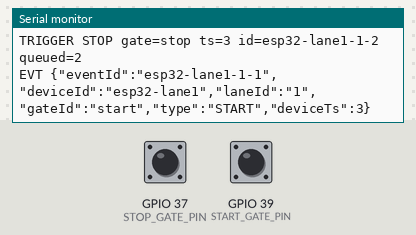
Bench run of a sketch on a simulated ESP32. Shown: the last lines printed to the serial monitor. The inputs (shaded band) are chosen by the test bench; at power-on: GPIO 37 (STOP_GATE_PIN) LOW, GPIO 39 (START_GATE_PIN) LOW. EEPROM starts erased.

Above: at 1.2 s.
1.3 s: GPIO 37 (STOP_GATE_PIN) pulled HIGH for 0.15 s
At 1.9 s:
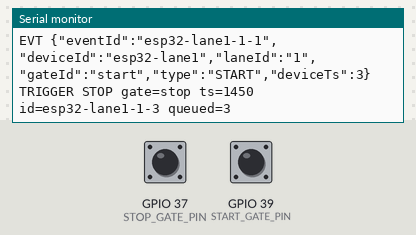
2.9 s: GPIO 39 (START_GATE_PIN) pulled HIGH for 0.15 s
At 3.8 s:
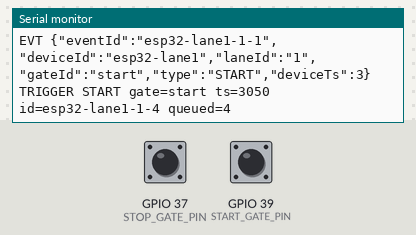
4.5 s: GPIO 37 (STOP_GATE_PIN) pulled HIGH for 1 s
At 5.9 s:
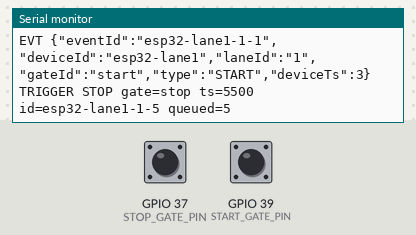

Measured:
- after the input at 1.3 s, the serial monitor: prints a new line after 0.15 s (image 1)
- after the input at 2.9 s, the serial monitor: prints a new line after 0.15 s (image 2)
- after the input at 4.5 s, the serial monitor: prints a new line after 1.0 s (image 3)

The sketch:

lane_timer.ino
```cpp
// Lane timer — Arduino IDE sketch.
//
// Behaviourally identical to firmware/src/main.cpp (the PlatformIO build).
// Two deliberate differences, both forced by the Arduino IDE:
//
//   1. config.h is included FIRST, because the Arduino IDE has no build flags,
//      so TRANSPORT_HTTP is defined in config.h rather than platformio.ini and
//      must be visible before the conditional includes below.
//   2. Internals are `static` instead of living in an anonymous namespace,
//      because the IDE's automatic prototype insertion is unreliable around
//      anonymous namespaces in a .ino file.
//
// Keep this in sync with firmware/src/main.cpp. gate_logic.h in this folder is
// a byte-identical copy of firmware/include/gate_logic.h; run
// firmware/arduino/check-sync.sh to verify it has not drifted.
//
// Requires: ESP32 board support, and ArduinoJson v7 (v6 will NOT compile —
// see README.md in this folder).

#include "config.h"

#include <Arduino.h>
#include <ArduinoJson.h>
#if defined(TRANSPORT_HTTP)
#include <HTTPClient.h>
#include <WiFi.h>
#include <WiFiClientSecure.h>
#endif
#include <Preferences.h>
#include "gate_logic.h"

using gate_logic::DEBOUNCE_MS;
using gate_logic::QUEUE_CAPACITY;
using gate_logic::RETRY_MIN_MS;

enum class GateType { START, CHECKPOINT, STOP };

struct Gate {
  int pin;
  const char* id;
  GateType type;
  bool wasActive;
  uint32_t lastTriggerMs;
};

struct Event {
  char eventId[96];
  char gateId[24];
  GateType type;
  uint32_t deviceTs;
  uint32_t retryAtMs;
  uint32_t backoffMs;
};

static const int checkpointPins[] = CHECKPOINT_GATE_PINS;
static const char* checkpointIds[] = CHECKPOINT_GATE_IDS;
static Gate gates[2 + CHECKPOINT_GATE_COUNT];
static Event queue[QUEUE_CAPACITY];
static volatile size_t queueHead = 0;
static volatile size_t queueSize = 0;
static uint32_t bootCount = 0;
static uint32_t sequenceNumber = 0;
#if defined(TRANSPORT_HTTP)
static uint32_t lastWifiAttemptMs = 0;
#endif
static uint32_t lastLedToggleMs = 0;
static bool ledOn = false;
static Preferences preferences;
static portMUX_TYPE queueMux = portMUX_INITIALIZER_UNLOCKED;

static const char* typeName(GateType type) {
  switch (type) {
    case GateType::START: return "START";
    case GateType::CHECKPOINT: return "CHECKPOINT";
    case GateType::STOP: return "STOP";
  }
  return "UNKNOWN";
}

static void setLed(bool on) {
  if (STATUS_LED_PIN < 0) return;
  ledOn = on;
  digitalWrite(STATUS_LED_PIN, on == STATUS_LED_ACTIVE_HIGH ? HIGH : LOW);
}

static void updateLed(uint32_t now) {
#if defined(TRANSPORT_HTTP)
  if (WiFi.status() != WL_CONNECTED) {
    if (now - lastLedToggleMs >= 125) { lastLedToggleMs = now; setLed(!ledOn); }
  } else
#endif
  if (queueSize > 0) {
    if (now - lastLedToggleMs >= 500) { lastLedToggleMs = now; setLed(!ledOn); }
  } else {
    setLed(true);
  }
}

#if defined(TRANSPORT_HTTP)
static void connectWifi(uint32_t now) {
  if (WiFi.status() == WL_CONNECTED || now - lastWifiAttemptMs < 5000) return;
  lastWifiAttemptMs = now;
  Serial.printf("WiFi reconnect attempt to %s\n", WIFI_SSID);
  WiFi.begin(WIFI_SSID, WIFI_PASS);
}
#endif

static bool enqueue(const Gate& gate, uint32_t timestamp) {
  portENTER_CRITICAL(&queueMux);
  if (queueSize == QUEUE_CAPACITY) {
    portEXIT_CRITICAL(&queueMux);
    Serial.println("ERROR queue full; trigger cannot be retained");
    return false;
  }
  Event& event = queue[(queueHead + queueSize) % QUEUE_CAPACITY];
  sequenceNumber += 1;
  if (!gate_logic::formatEventId(event.eventId, sizeof(event.eventId), DEVICE_ID, bootCount,
                                sequenceNumber)) {
    portEXIT_CRITICAL(&queueMux);
    Serial.println("ERROR event ID exceeds buffer; trigger cannot be retained");
    return false;
  }
  strlcpy(event.gateId, gate.id, sizeof(event.gateId));
  event.type = gate.type;
  event.deviceTs = timestamp;
  event.retryAtMs = timestamp;
  event.backoffMs = RETRY_MIN_MS;
  queueSize += 1;
  const size_t queued = queueSize;
  portEXIT_CRITICAL(&queueMux);
  Serial.printf("TRIGGER %s gate=%s ts=%lu id=%s queued=%u\n", typeName(gate.type), gate.id,
                static_cast<unsigned long>(timestamp), event.eventId, static_cast<unsigned>(queued));
  return true;
}

static void pollGates(uint32_t now) {
  for (Gate& gate : gates) {
    if (gate.pin < 0) continue;
    const bool active = digitalRead(gate.pin) == GATE_ACTIVE_LEVEL;
    if (active && !gate.wasActive &&
        gate_logic::elapsedAtLeast(now, gate.lastTriggerMs, DEBOUNCE_MS)) {
      gate.lastTriggerMs = now;
      enqueue(gate, now);
    }
    gate.wasActive = active;
  }
}

static void discardHead(const char* eventId) {
  portENTER_CRITICAL(&queueMux);
  if (queueSize > 0 && strcmp(queue[queueHead].eventId, eventId) == 0) {
    queueHead = (queueHead + 1) % QUEUE_CAPACITY;
    queueSize -= 1;
  }
  portEXIT_CRITICAL(&queueMux);
}

static void scheduleRetry(const Event& attempted, uint32_t now, const char* reason) {
  const uint32_t delayMs = attempted.backoffMs;
  portENTER_CRITICAL(&queueMux);
  if (queueSize > 0 && strcmp(queue[queueHead].eventId, attempted.eventId) == 0) {
    queue[queueHead].retryAtMs = now + delayMs;
    queue[queueHead].backoffMs = gate_logic::nextBackoff(delayMs);
  }
  portEXIT_CRITICAL(&queueMux);
  Serial.printf("POST %s failed (%s); retry in %lu ms\n", attempted.eventId, reason,
                static_cast<unsigned long>(delayMs));
}

#if defined(TRANSPORT_HTTP)
static void drainQueue(uint32_t now) {
  if (queueSize == 0 || WiFi.status() != WL_CONNECTED) return;
  Event event;
  portENTER_CRITICAL(&queueMux);
  if (queueSize == 0) { portEXIT_CRITICAL(&queueMux); return; }
  event = queue[queueHead];
  portEXIT_CRITICAL(&queueMux);
  if (!gate_logic::deadlineReached(now, event.retryAtMs)) return;

  JsonDocument document;
  document["eventId"] = event.eventId;
  document["deviceId"] = DEVICE_ID;
  document["laneId"] = LANE_ID;
  document["gateId"] = event.gateId;
  document["type"] = typeName(event.type);
  document["deviceTs"] = event.deviceTs;
  String payload;
  serializeJson(document, payload);

  HTTPClient http;
  WiFiClientSecure client;
  client.setCACert(API_ROOT_CA);
  String url = String(API_BASE_URL) + "/gate-events";
  if (!http.begin(client, url)) { scheduleRetry(event, now, "http begin"); return; }
  http.addHeader("Content-Type", "application/json");
  http.addHeader("X-Device-Key", DEVICE_KEY);
  const int status = http.POST(payload);
  const String response = status > 0 ? http.getString() : "";
  http.end();

  if (gate_logic::shouldRetryHttpStatus(status)) {
    scheduleRetry(event, now, status <= 0 ? "transport" : "server 5xx");
    return;
  }
  Serial.printf("POST %s HTTP %d %s — final, dropping queue item\n", event.eventId, status,
                response.c_str());
  discardHead(event.eventId); // Any 2xx/4xx is semantic/final; retry only transport/5xx.
}
#else
static void emitSerialHead(uint32_t now) {
  if (queueSize == 0) return;
  Event event;
  portENTER_CRITICAL(&queueMux);
  if (queueSize == 0) { portEXIT_CRITICAL(&queueMux); return; }
  event = queue[queueHead];
  portEXIT_CRITICAL(&queueMux);
  if (!gate_logic::deadlineReached(now, event.retryAtMs) || Serial.availableForWrite() < 64) return;

  JsonDocument document;
  document["eventId"] = event.eventId;
  document["deviceId"] = DEVICE_ID;
  document["laneId"] = LANE_ID;
  document["gateId"] = event.gateId;
  document["type"] = typeName(event.type);
  document["deviceTs"] = event.deviceTs;
  Serial.print("EVT ");
  serializeJson(document, Serial);
  Serial.println();
  portENTER_CRITICAL(&queueMux);
  if (queueSize > 0 && strcmp(queue[queueHead].eventId, event.eventId) == 0) {
    queue[queueHead].retryAtMs = now + RETRY_MIN_MS;
  }
  portEXIT_CRITICAL(&queueMux);
}

static void readSerialAcks() {
  static char line[128];
  static size_t length = 0;
  while (Serial.available() > 0) {
    const char c = static_cast<char>(Serial.read());
    if (c == '\n') {
      line[length] = '\0';
      if (strncmp(line, "ACK ", 4) == 0) {
        const char* eventId = line + 4;
        Event head;
        bool matches = false;
        portENTER_CRITICAL(&queueMux);
        if (queueSize > 0) { head = queue[queueHead]; matches = strcmp(head.eventId, eventId) == 0; }
        portEXIT_CRITICAL(&queueMux);
        if (matches) { discardHead(eventId); Serial.printf("ACKED %s\n", eventId); }
      }
      length = 0;
    } else if (c != '\r') {
      if (length + 1 < sizeof(line)) line[length++] = c;
      else length = 0;
    }
  }
}
#endif

static void configureGates() {
  gates[0] = { START_GATE_PIN, "start", GateType::START, false, UINT32_MAX - DEBOUNCE_MS };
  gates[1] = { STOP_GATE_PIN, "stop", GateType::STOP, false, UINT32_MAX - DEBOUNCE_MS };
  for (size_t i = 0; i < CHECKPOINT_GATE_COUNT; i++) {
    gates[2 + i] = { checkpointPins[i], checkpointIds[i], GateType::CHECKPOINT,
                     false, UINT32_MAX - DEBOUNCE_MS };
  }
  for (Gate& gate : gates) {
    if (gate.pin >= 0) pinMode(gate.pin, GATE_INPUT_MODE);
  }
}

static void networkTask(void*) {
  for (;;) {
    const uint32_t now = millis();
#if defined(TRANSPORT_HTTP)
    connectWifi(now);
    drainQueue(now);
#else
    readSerialAcks();
    emitSerialHead(now);
#endif
    updateLed(now);
    vTaskDelay(pdMS_TO_TICKS(2));
  }
}

void setup() {
  Serial.begin(115200);
  preferences.begin("robo-compet", false);
  bootCount = preferences.getUInt("bootCount", 0) + 1;
  preferences.putUInt("bootCount", bootCount);
  preferences.end();
  Serial.printf("Boot device=%s lane=%s bootCount=%lu\n", DEVICE_ID, LANE_ID,
                static_cast<unsigned long>(bootCount));

  if (STATUS_LED_PIN >= 0) { pinMode(STATUS_LED_PIN, OUTPUT); setLed(false); }
  configureGates();
#if defined(TRANSPORT_HTTP)
  WiFi.mode(WIFI_STA);
  WiFi.setAutoReconnect(true);
  WiFi.begin(WIFI_SSID, WIFI_PASS);
#else
  Serial.println("Transport=SERIAL; waiting for laptop bridge ACKs");
#endif
  xTaskCreatePinnedToCore(networkTask, "gate-network", 8192, nullptr, 1, nullptr, 0);
}

void loop() {
  const uint32_t now = millis();
  pollGates(now); // Network work runs on the other core and cannot delay capture.
  delay(1);
}
```

gate_logic.h
```cpp
#pragma once

#include <cstddef>
#include <cstdint>
#include <cstdio>

namespace gate_logic {

constexpr uint32_t DEBOUNCE_MS = 100;
constexpr std::size_t QUEUE_CAPACITY = 64;
constexpr uint32_t RETRY_MIN_MS = 1000;
constexpr uint32_t RETRY_MAX_MS = 30000;

inline bool elapsedAtLeast(uint32_t now, uint32_t then, uint32_t interval) {
  return static_cast<uint32_t>(now - then) >= interval;
}

inline bool deadlineReached(uint32_t now, uint32_t deadline) {
  return static_cast<int32_t>(now - deadline) >= 0;
}

inline uint32_t nextBackoff(uint32_t current) {
  if (current >= RETRY_MAX_MS / 2) return RETRY_MAX_MS;
  return current * 2;
}

inline bool shouldRetryHttpStatus(int status) {
  return status <= 0 || status >= 500;
}

inline bool formatEventId(char* output, std::size_t outputSize, const char* deviceId,
                          uint32_t bootCount, uint32_t sequenceNumber) {
  const int written = std::snprintf(output, outputSize, "%s-%lu-%lu", deviceId,
                                    static_cast<unsigned long>(bootCount),
                                    static_cast<unsigned long>(sequenceNumber));
  return written >= 0 && static_cast<std::size_t>(written) < outputSize;
}

}  // namespace gate_logic
```

config.h
```cpp
#pragma once

// Bench-rig config for the Arduino IDE sketch: M5Stack Fire, front-panel
// buttons standing in for the lane sensors.
//
// This is a test harness, NOT a competition config. Button presses are
// hand-timed, so the elapsed times mean nothing. The rig exists to exercise
// arming, START/STOP transitions, event IDs, the retry queue, deduplication,
// and the laptop bridge on real hardware before sensors exist.

// ---------------------------------------------------------------------------
// Transport. The Arduino IDE has no build flags, so pick one here.
// Commented out  -> serial transport (no WiFi; the laptop bridge ACKs events).
// Uncommented    -> HTTPS POST directly to the API.
// ---------------------------------------------------------------------------
// #define TRANSPORT_HTTP 1

// Required only when TRANSPORT_HTTP is enabled above.
#define WIFI_SSID "<venue-wifi>"
#define WIFI_PASS "<venue-password>"
#define API_BASE_URL "https://api.example.com"
// PEM root CA that signs the API certificate. Use adjacent quoted lines with \n.
#define API_ROOT_CA "-----BEGIN CERTIFICATE-----\n" \
                    "<api-root-ca-pem>\n" \
                    "-----END CERTIFICATE-----\n"

// Kept as esp32-lane1 so the existing backend LANES and DEVICE_KEYS entries
// work unchanged. Using a distinct ID means adding it to both on the server.
#define DEVICE_ID "esp32-lane1"
// Required only when TRANSPORT_HTTP is enabled. For serial, the key stays on
// the laptop and never reaches the device.
#define DEVICE_KEY "<random-device-key>"
#define LANE_ID "1"

// The Fire's ten status LEDs are SK6812 addressable parts on G15 and cannot be
// driven by digitalWrite. Disabled; watch the Serial Monitor for status.
#define STATUS_LED_PIN -1
#define STATUS_LED_ACTIVE_HIGH true

// The buttons pull to ground and the Fire carries external pull-ups.
// GPIO 37/38/39 are input-only and have NO internal pull-up, so this must stay
// INPUT — INPUT_PULLUP would compile and silently do nothing on these pins.
#define GATE_ACTIVE_LEVEL LOW
#define GATE_INPUT_MODE INPUT

#define START_GATE_PIN 39  // Btn A, left
#define STOP_GATE_PIN 37   // Btn C, right

// Btn B (G38) is deliberately left free: it sits between the two gate buttons,
// so an accidental press cannot be mistaken for a START or a STOP.
// No checkpoints — the course has no space for them.
#define CHECKPOINT_GATE_COUNT 0
#define CHECKPOINT_GATE_PINS { -1, -1, -1, -1 }
#define CHECKPOINT_GATE_IDS { "cp1", "cp2", "cp3", "cp4" }
```
